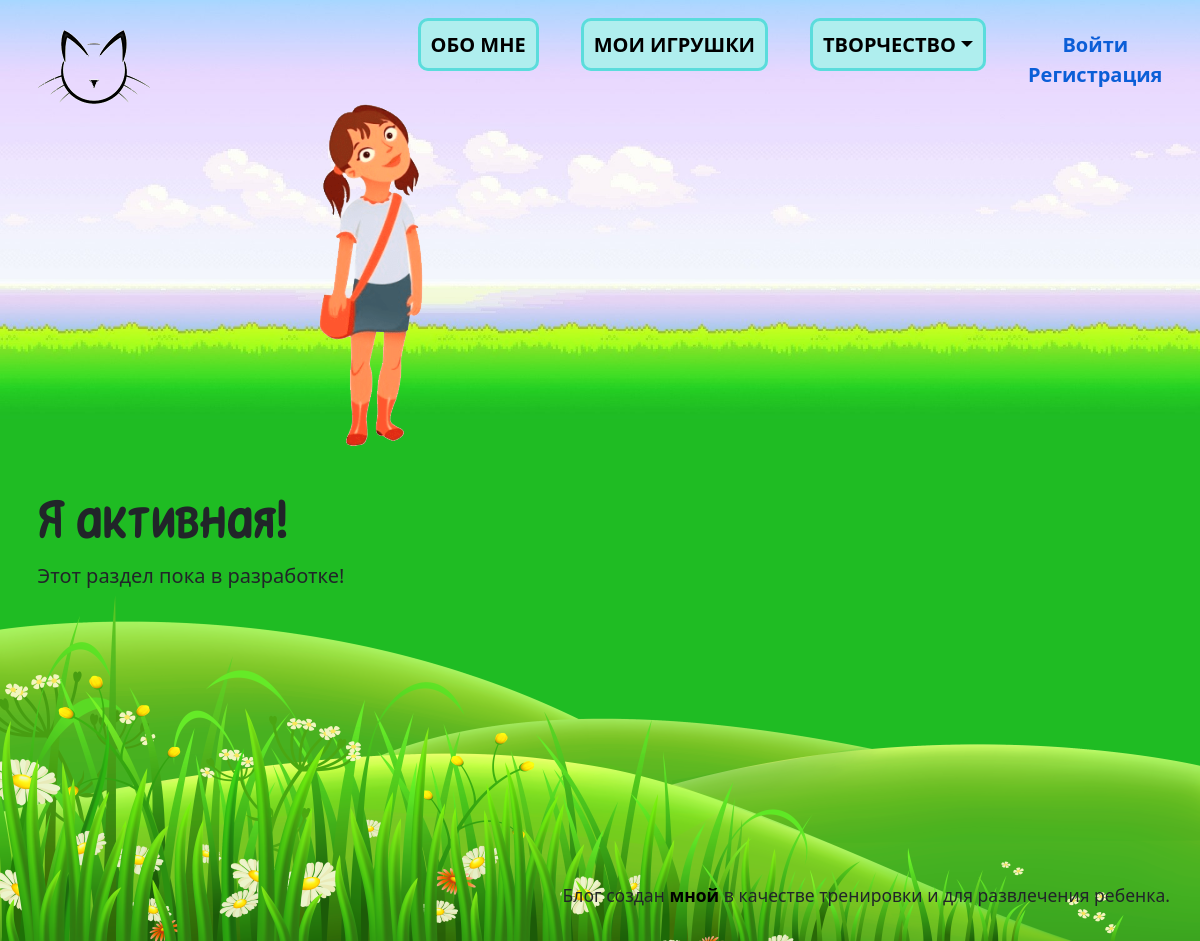
Page /activities/ on the earlier database version.
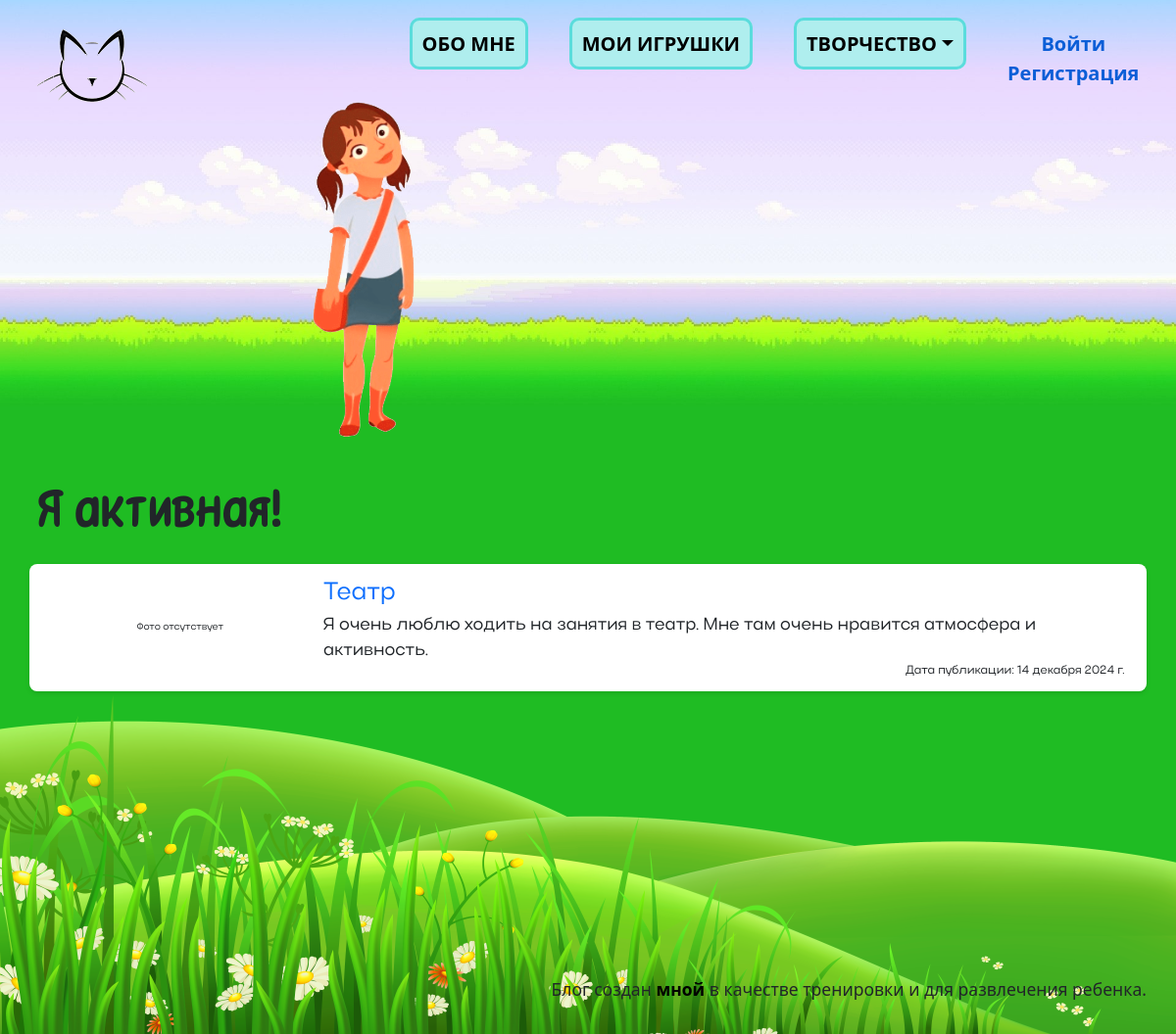
Same page on the later database version.
### activities/models.py (models this page shows, shortened)
class Activities(models.Model):
    image = models.ForeignKey(Image, on_delete=models.SET_NULL, null=True, blank=True, verbose_name='Изображение')
    name = models.CharField(max_length=50, null=True, blank=True, verbose_name='Название')
    content = RichTextField(null=True, blank=True, verbose_name='Текст')
    is_published = models.BooleanField(default=False, verbose_name='Опубликовано?')
    date_activity = models.DateField(null=True, blank=True, verbose_name='Дата активности')
    date_created = models.DateTimeField(auto_now_add=True, null=True, verbose_name='Дата создания')
    date_published = models.DateField(null=True, blank=True, verbose_name='Дата публикации')
    class Meta:
        verbose_name_plural = 'Активности'

### activities/views.py (the view)
# urls.py: path('', views.index, name='index'),
def index(request):
    return index_view(request, 'activities', 'creativity/activities/index.html')

### displaying_sections/models.py (called while the page is built)
    def get_url(self):
        return reverse (self.url_section)

### utils.py (called while the page is built)
def get_section():
    sections_list = Section.objects.filter(is_active=True)
    return sections_list

def get_info():
    info_list = Info.objects.filter(is_published=True)
    return info_list

### templates/creativity/activities/index.html (shortened to what this page needs)
{% extends 'base.html' %}
{% block header %}<h1 class="header-content">Я активная!</h1>{% endblock %}
{% block content %}
    <div class="content-about">
    {% if item_list %}
        {% for item in item_list %}
            <div class="content-line row position-relative">
                <div class="col-xxl-3 col-xl-3 col-lg-3 col-md-3 col-0">
                    {% if item.image.image.url %}
                        <a href="activities/{{ item.id }}/"><img class="w-100" src="{{ item.image.image.url }}" alt="Фото"></a>
                    {% else %}
                        <p class="d-flex justify-content-center align-items-center h-100">Фото отсутствует</p>
                    {% endif %}
                </div>
                <div class="col-xxl-9 col-xl-9 col-lg-9 col-md-9 col-12 content-details">
                    <h3 class="name">
                        <a href="activities/{{ item.id }}/">{{ item.name }}</a>
                    </h3>
                    <div class="flex-grow-1 fs-3" style="font-family: 'Actay-Reg', serif">{{ item.content|safe }}</div>
                    <span class="date-published text-end">Дата публикации: {{ item.date_published }}</span>
                </div>
            </div>
        {% endfor %}
    {% else %}
        <p class="fs-2">Этот раздел пока в разработке!</p>
    {% endif %}
    </div>
{% endblock %}

Differences in the rows shown:
added Activities: shows "Фото отсутствует", name "Театр", content "Я очень люблю ходить на занятия в театр. Мне там очень нравится атмосфера и активность.", date_published "14 декабря 2024 г."
Other differences:
text no longer shown: "Этот раздел пока в разработке!"
